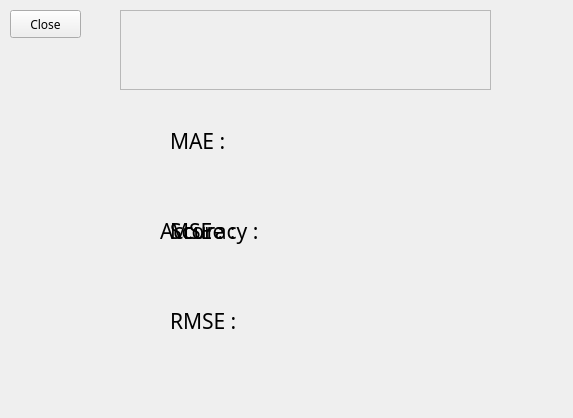
<?xml version="1.0" encoding="UTF-8"?>
<ui version="4.0">
 <class>MainWindow</class>
 <widget class="QMainWindow" name="MainWindow">
  <property name="geometry">
   <rect>
    <x>0</x>
    <y>0</y>
    <width>573</width>
    <height>418</height>
   </rect>
  </property>
  <property name="windowTitle">
   <string>MainWindow</string>
  </property>
  <widget class="QWidget" name="centralwidget">
   <widget class="QLabel" name="score_label">
    <property name="geometry">
     <rect>
      <x>170</x>
      <y>210</y>
      <width>91</width>
      <height>41</height>
     </rect>
    </property>
    <property name="font">
     <font>
      <family>Book Antiqua</family>
      <pointsize>16</pointsize>
     </font>
    </property>
    <property name="text">
     <string>Score :</string>
    </property>
   </widget>
   <widget class="QLabel" name="score_value_label_score_mse_accuracy">
    <property name="geometry">
     <rect>
      <x>320</x>
      <y>210</y>
      <width>161</width>
      <height>41</height>
     </rect>
    </property>
    <property name="font">
     <font>
      <family>Book Antiqua</family>
      <pointsize>16</pointsize>
     </font>
    </property>
    <property name="text">
     <string/>
    </property>
   </widget>
   <widget class="QPushButton" name="closePage">
    <property name="geometry">
     <rect>
      <x>10</x>
      <y>10</y>
      <width>71</width>
      <height>28</height>
     </rect>
    </property>
    <property name="font">
     <font>
      <family>Book Antiqua</family>
     </font>
    </property>
    <property name="text">
     <string>Close</string>
    </property>
   </widget>
   <widget class="QLabel" name="score_value_label_rmse">
    <property name="geometry">
     <rect>
      <x>320</x>
      <y>300</y>
      <width>161</width>
      <height>41</height>
     </rect>
    </property>
    <property name="font">
     <font>
      <family>Book Antiqua</family>
      <pointsize>16</pointsize>
     </font>
    </property>
    <property name="text">
     <string/>
    </property>
   </widget>
   <widget class="QLabel" name="mae_label">
    <property name="geometry">
     <rect>
      <x>170</x>
      <y>120</y>
      <width>91</width>
      <height>41</height>
     </rect>
    </property>
    <property name="font">
     <font>
      <family>Book Antiqua</family>
      <pointsize>16</pointsize>
     </font>
    </property>
    <property name="text">
     <string>MAE :</string>
    </property>
   </widget>
   <widget class="QLabel" name="mse_label">
    <property name="geometry">
     <rect>
      <x>170</x>
      <y>210</y>
      <width>91</width>
      <height>41</height>
     </rect>
    </property>
    <property name="font">
     <font>
      <family>Book Antiqua</family>
      <pointsize>16</pointsize>
     </font>
    </property>
    <property name="text">
     <string>MSE :</string>
    </property>
   </widget>
   <widget class="QLabel" name="rmse_label">
    <property name="geometry">
     <rect>
      <x>170</x>
      <y>300</y>
      <width>101</width>
      <height>41</height>
     </rect>
    </property>
    <property name="font">
     <font>
      <family>Book Antiqua</family>
      <pointsize>16</pointsize>
     </font>
    </property>
    <property name="text">
     <string>RMSE :</string>
    </property>
   </widget>
   <widget class="QLabel" name="score_value_label_mae">
    <property name="geometry">
     <rect>
      <x>320</x>
      <y>120</y>
      <width>161</width>
      <height>41</height>
     </rect>
    </property>
    <property name="font">
     <font>
      <family>Book Antiqua</family>
      <pointsize>16</pointsize>
     </font>
    </property>
    <property name="text">
     <string/>
    </property>
   </widget>
   <widget class="QLabel" name="accuracy_label">
    <property name="geometry">
     <rect>
      <x>160</x>
      <y>210</y>
      <width>141</width>
      <height>41</height>
     </rect>
    </property>
    <property name="font">
     <font>
      <family>Book Antiqua</family>
      <pointsize>16</pointsize>
     </font>
    </property>
    <property name="text">
     <string>Accuracy :</string>
    </property>
   </widget>
   <widget class="QFrame" name="frame">
    <property name="geometry">
     <rect>
      <x>120</x>
      <y>10</y>
      <width>371</width>
      <height>80</height>
     </rect>
    </property>
    <property name="frameShape">
     <enum>QFrame::StyledPanel</enum>
    </property>
    <property name="frameShadow">
     <enum>QFrame::Raised</enum>
    </property>
    <widget class="QLabel" name="model_name_label">
     <property name="geometry">
      <rect>
       <x>30</x>
       <y>10</y>
       <width>311</width>
       <height>61</height>
      </rect>
     </property>
     <property name="font">
      <font>
       <family>Book Antiqua</family>
       <pointsize>25</pointsize>
      </font>
     </property>
     <property name="text">
      <string/>
     </property>
    </widget>
   </widget>
  </widget>
 </widget>
 <resources/>
 <connections/>
</ui>
